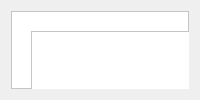
      <widget class="QWidget" name="page">
       <layout class="QGridLayout" name="gridLayout_12">
        <item row="0" column="0">
         <widget class="QFrame" name="frame_6">
          <property name="styleSheet">
           <string notr="true">background-color: white;</string>
          </property>
          <property name="frameShape">
           <enum>QFrame::StyledPanel</enum>
          </property>
          <property name="frameShadow">
           <enum>QFrame::Raised</enum>
          </property>
          <widget class="Line" name="line_5">
           <property name="geometry">
            <rect>
             <x>20</x>
             <y>320</y>
             <width>233</width>
             <height>3</height>
            </rect>
           </property>
           <property name="orientation">
            <enum>Qt::Horizontal</enum>
           </property>
          </widget>
          <widget class="Line" name="line_7">
           <property name="geometry">
            <rect>
             <x>300</x>
             <y>220</y>
             <width>79</width>
             <height>3</height>
            </rect>
           </property>
           <property name="orientation">
            <enum>Qt::Horizontal</enum>
           </property>
          </widget>
          <widget class="Line" name="line_4">
           <property name="geometry">
            <rect>
             <x>300</x>
             <y>229</y>
             <width>79</width>
             <height>3</height>
            </rect>
           </property>
           <property name="orientation">
            <enum>Qt::Horizontal</enum>
           </property>
          </widget>
          <widget class="Line" name="line">
           <property name="geometry">
            <rect>
             <x>300</x>
             <y>238</y>
             <width>79</width>
             <height>3</height>
            </rect>
           </property>
           <property name="minimumSize">
            <size>
             <width>0</width>
             <height>0</height>
            </size>
           </property>
           <property name="orientation">
            <enum>Qt::Horizontal</enum>
           </property>
          </widget>
          <widget class="QWidget" name="widget_3" native="true">
           <property name="geometry">
            <rect>
             <x>20</x>
             <y>20</y>
             <width>271</width>
             <height>231</height>
            </rect>
           </property>
           <layout class="QGridLayout" name="gridLayout_35">
            <item row="0" column="0">
             <widget class="QFrame" name="frame">
              <property name="minimumSize">
               <size>
                <width>226</width>
                <height>0</height>
               </size>
              </property>
              <property name="maximumSize">
               <size>
                <width>16777215</width>
                <height>16777215</height>
               </size>
              </property>
              <property name="styleSheet">
               <string notr="true" />
              </property>
              <property name="frameShape">
               <enum>QFrame::StyledPanel</enum>
              </property>
              <property name="frameShadow">
               <enum>QFrame::Raised</enum>
              </property>
              <layout class="QGridLayout" name="gridLayout_5">
               <item row="0" column="0">
                <layout class="QGridLayout" name="gridLayout_2">
                 <item row="1" column="0">
                  <spacer name="verticalSpacer">
                   <property name="orientation">
                    <enum>Qt::Vertical</enum>
                   </property>
                   <property name="sizeType">
                    <enum>QSizePolicy::Fixed</enum>
                   </property>
                   <property name="sizeHint" stdset="0">
                    <size>
                     <width>20</width>
                     <height>8</height>
                    </size>
                   </property>
                  </spacer>
                 </item>
                 <item row="0" column="0" colspan="2">
                  <widget class="QLabel" name="label">
                   <property name="sizePolicy">
                    <sizepolicy hsizetype="Preferred" vsizetype="Fixed">
                     <horstretch>0</horstretch>
                     <verstretch>0</verstretch>
                    </sizepolicy>
                   </property>
                   <property name="font">
                    <font>
                     <family>Microsoft Sans Serif</family>
                    </font>
                   </property>
                   <property name="styleSheet">
                    <string notr="true">
QWidget {

                color: #7a7978;  /* Cor do texto preto */
}

</string>
                   </property>
                   <property name="text">
                    <string>Thread's files</string>
                   </property>
                  </widget>
                 </item>
                 <item row="3" column="0" colspan="2">
                  <widget class="Line" name="line_15">
                   <property name="styleSheet">
                    <string notr="true">
QWidget {

                background: #dee0df;  /* Cor do texto preto */
}

</string>
                   </property>
                   <property name="orientation">
                    <enum>Qt::Horizontal</enum>
                   </property>
                  </widget>
                 </item>
                 <item row="5" column="0" colspan="2">
                  <widget class="Line" name="line_16">
                   <property name="styleSheet">
                    <string notr="true">
QWidget {

                background: #dee0df;  /* Cor do texto preto */
}

</string>
                   </property>
                   <property name="orientation">
                    <enum>Qt::Horizontal</enum>
                   </property>
                  </widget>
                 </item>
                 <item row="4" column="1">
                  <widget class="QPushButton" name="pushButton_3">
                   <property name="sizePolicy">
                    <sizepolicy hsizetype="Fixed" vsizetype="Fixed">
                     <horstretch>0</horstretch>
                     <verstretch>0</verstretch>
                    </sizepolicy>
                   </property>
                   <property name="styleSheet">
                    <string notr="true">            QPushButton {
                background-color: #dbd9d9;
                border-radius: 13px;  /* Borda arredondada (círculo) */
                color: black;  /* Cor do texto alterada para preto */
                font-size: 11px;  /* Ajuste do tamanho do ícone */
            }
</string>
                   </property>
                   <property name="text">
                    <string />
                   </property>
                   <property name="icon">
                    <iconset resource="../Qss/icons/_icons.qrc">
                     <normaloff>:/material_design/icons/material_design/add.png</normaloff>:/material_design/icons/material_design/add.png</iconset>
                   </property>
                   <property name="iconSize">
                    <size>
                     <width>38</width>
                     <height>28</height>
                    </size>
                   </property>
                  </widget>
                 </item>
                 <item row="4" column="0">
                  <widget class="QLabel" name="label_3">
                   <property name="styleSheet">
                    <string notr="true" />
                   </property>
                   <property name="text">
                    <string>File search</string>
                   </property>
                  </widget>
                 </item>
                </layout>
               </item>
              </layout>
             </widget>
            </item>
           </layout>
          </widget>
          <widget class="QWidget" name="widget_4" native="true">
           <property name="geometry">
            <rect>
             <x>60</x>
             <y>300</y>
             <width>271</width>
             <height>231</height>
            </rect>
           </property>
           <layout class="QGridLayout" name="gridLayout_36">
            <item row="0" column="0">
             <widget class="QFrame" name="frame_2">
              <property name="minimumSize">
               <size>
                <width>226</width>
                <height>0</height>
               </size>
              </property>
              <property name="maximumSize">
               <size>
                <width>16777215</width>
                <height>16777215</height>
               </size>
              </property>
              <property name="styleSheet">
               <string notr="true" />
              </property>
              <property name="frameShape">
               <enum>QFrame::StyledPanel</enum>
              </property>
              <property name="frameShadow">
               <enum>QFrame::Raised</enum>
              </property>
              <layout class="QGridLayout" name="gridLayout_6">
               <item row="0" column="0">
                <layout class="QGridLayout" name="gridLayout_37">
                 <item row="8" column="0">
                  <widget class="QLabel" name="label_12">
                   <property name="sizePolicy">
                    <sizepolicy hsizetype="Preferred" vsizetype="Fixed">
                     <horstretch>0</horstretch>
                     <verstretch>0</verstretch>
                    </sizepolicy>
                   </property>
                   <property name="styleSheet">
                    <string notr="true" />
                   </property>
                   <property name="text">
                    <string>image for vision</string>
                   </property>
                  </widget>
                 </item>
                 <item row="5" column="0" colspan="2">
                  <widget class="Line" name="line_17">
                   <property name="styleSheet">
                    <string notr="true">
QWidget {

                background: #dee0df;  /* Cor do texto preto */
}

</string>
                   </property>
                   <property name="orientation">
                    <enum>Qt::Horizontal</enum>
                   </property>
                  </widget>
                 </item>
                 <item row="6" column="0">
                  <widget class="QLabel" name="label_9">
                   <property name="styleSheet">
                    <string notr="true" />
                   </property>
                   <property name="text">
                    <string>Code interpreter</string>
                   </property>
                  </widget>
                 </item>
                 <item row="4" column="1">
                  <widget class="QPushButton" name="pushButton_7">
                   <property name="sizePolicy">
                    <sizepolicy hsizetype="Fixed" vsizetype="Fixed">
                     <horstretch>0</horstretch>
                     <verstretch>0</verstretch>
                    </sizepolicy>
                   </property>
                   <property name="styleSheet">
                    <string notr="true">            QPushButton {
                background-color: #dbd9d9;
                border-radius: 13px;  /* Borda arredondada (círculo) */
                color: black;  /* Cor do texto alterada para preto */
                font-size: 11px;  /* Ajuste do tamanho do ícone */
            }
</string>
                   </property>
                   <property name="text">
                    <string />
                   </property>
                   <property name="icon">
                    <iconset resource="../Qss/icons/_icons.qrc">
                     <normaloff>:/material_design/icons/material_design/add.png</normaloff>:/material_design/icons/material_design/add.png</iconset>
                   </property>
                   <property name="iconSize">
                    <size>
                     <width>38</width>
                     <height>28</height>
                    </size>
                   </property>
                  </widget>
                 </item>
                 <item row="6" column="1">
                  <widget class="QPushButton" name="pushButton_8">
                   <property name="sizePolicy">
                    <sizepolicy hsizetype="Fixed" vsizetype="Fixed">
                     <horstretch>0</horstretch>
                     <verstretch>0</verstretch>
                    </sizepolicy>
                   </property>
                   <property name="styleSheet">
                    <string notr="true">            QPushButton {
                background-color: #dbd9d9;
                border-radius: 13px;  /* Borda arredondada (círculo) */
                color: black;  /* Cor do texto alterada para preto */
                font-size: 11px;  /* Ajuste do tamanho do ícone */
            }
</string>
                   </property>
                   <property name="text">
                    <string />
                   </property>
                   <property name="icon">
                    <iconset resource="../Qss/icons/_icons.qrc">
                     <normaloff>:/material_design/icons/material_design/add.png</normaloff>:/material_design/icons/material_design/add.png</iconset>
                   </property>
                   <property name="iconSize">
                    <size>
                     <width>38</width>
                     <height>28</height>
                    </size>
                   </property>
                  </widget>
                 </item>
                 <item row="4" column="0">
                  <widget class="QLabel" name="label_10">
                   <property name="styleSheet">
                    <string notr="true" />
                   </property>
                   <property name="text">
                    <string>File search</string>
                   </property>
                  </widget>
                 </item>
                 <item row="0" column="0" colspan="2">
                  <widget class="QLabel" name="label_11">
                   <property name="sizePolicy">
                    <sizepolicy hsizetype="Preferred" vsizetype="Fixed">
                     <horstretch>0</horstretch>
                     <verstretch>0</verstretch>
                    </sizepolicy>
                   </property>
                   <property name="font">
                    <font>
                     <family>Microsoft Sans Serif</family>
                    </font>
                   </property>
                   <property name="styleSheet">
                    <string notr="true">
QWidget {

                color: #7a7978;  /* Cor do texto preto */
}

</string>
                   </property>
                   <property name="text">
                    <string>Mensage files</string>
                   </property>
                  </widget>
                 </item>
                 <item row="3" column="0" colspan="2">
                  <widget class="Line" name="line_18">
                   <property name="styleSheet">
                    <string notr="true">
QWidget {

                background: #dee0df;  /* Cor do texto preto */
}

</string>
                   </property>
                   <property name="orientation">
                    <enum>Qt::Horizontal</enum>
                   </property>
                  </widget>
                 </item>
                 <item row="1" column="0">
                  <spacer name="verticalSpacer_2">
                   <property name="orientation">
                    <enum>Qt::Vertical</enum>
                   </property>
                   <property name="sizeType">
                    <enum>QSizePolicy::Fixed</enum>
                   </property>
                   <property name="sizeHint" stdset="0">
                    <size>
                     <width>20</width>
                     <height>8</height>
                    </size>
                   </property>
                  </spacer>
                 </item>
                 <item row="7" column="0" colspan="2">
                  <widget class="Line" name="line_19">
                   <property name="styleSheet">
                    <string notr="true">
QWidget {

                background: #dee0df;  /* Cor do texto preto */
}

</string>
                   </property>
                   <property name="orientation">
                    <enum>Qt::Horizontal</enum>
                   </property>
                  </widget>
                 </item>
                 <item row="8" column="1">
                  <widget class="QPushButton" name="pushButton">
                   <property name="sizePolicy">
                    <sizepolicy hsizetype="Fixed" vsizetype="Fixed">
                     <horstretch>0</horstretch>
                     <verstretch>0</verstretch>
                    </sizepolicy>
                   </property>
                   <property name="styleSheet">
                    <string notr="true">            QPushButton {
                background-color: #dbd9d9;
                border-radius: 13px;  /* Borda arredondada (círculo) */
                color: black;  /* Cor do texto alterada para preto */
                font-size: 11px;  /* Ajuste do tamanho do ícone */
            }
</string>
                   </property>
                   <property name="text">
                    <string />
                   </property>
                   <property name="icon">
                    <iconset resource="../Qss/icons/_icons.qrc">
                     <normaloff>:/material_design/icons/material_design/add.png</normaloff>:/material_design/icons/material_design/add.png</iconset>
                   </property>
                   <property name="iconSize">
                    <size>
                     <width>38</width>
                     <height>28</height>
                    </size>
                   </property>
                  </widget>
                 </item>
                </layout>
               </item>
              </layout>
             </widget>
            </item>
           </layout>
          </widget>
          <widget class="QLabel" name="label_2">
           <property name="geometry">
            <rect>
             <x>290</x>
             <y>240</y>
             <width>185</width>
             <height>28</height>
            </rect>
           </property>
           <property name="styleSheet">
            <string notr="true" />
           </property>
           <property name="text">
            <string>Code interpreter</string>
           </property>
          </widget>
          <widget class="QPushButton" name="pushButton_4">
           <property name="geometry">
            <rect>
             <x>400</x>
             <y>240</y>
             <width>42</width>
             <height>28</height>
            </rect>
           </property>
           <property name="sizePolicy">
            <sizepolicy hsizetype="Fixed" vsizetype="Fixed">
             <horstretch>0</horstretch>
             <verstretch>0</verstretch>
            </sizepolicy>
           </property>
           <property name="styleSheet">
            <string notr="true">            QPushButton {
                background-color: #dbd9d9;
                border-radius: 13px;  /* Borda arredondada (círculo) */
                color: black;  /* Cor do texto alterada para preto */
                font-size: 11px;  /* Ajuste do tamanho do ícone */
            }
</string>
           </property>
           <property name="text">
            <string />
           </property>
           <property name="icon">
            <iconset resource="../Qss/icons/_icons.qrc">
             <normaloff>:/material_design/icons/material_design/add.png</normaloff>:/material_design/icons/material_design/add.png</iconset>
           </property>
           <property name="iconSize">
            <size>
             <width>38</width>
             <height>28</height>
            </size>
           </property>
          </widget>
         </widget>
        </item>
       </layout>
      </widget>
